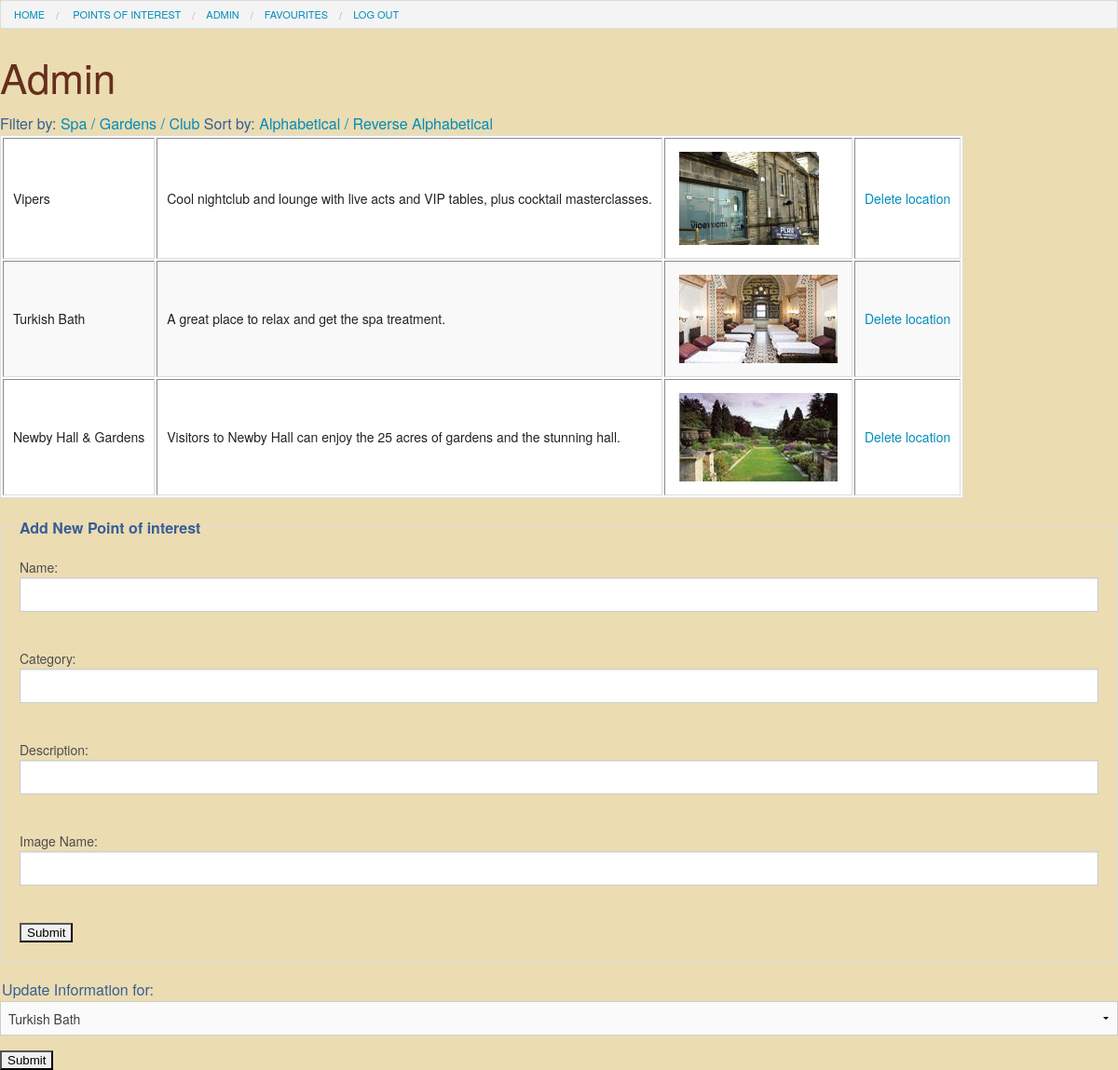
Screenshot of /admin.php?sort=alpharev (signed in) with the database file from the repository.
### admin.php (the view, shortened to what this page needs)
<link rel="stylesheet" href="css/foundation.css" />
<link rel="stylesheet" href="css/main.css" />
<?php
include 'init.php';
if ($_SESSION['admin']==1){
echo "<h1>Admin</h1>";
echo " Filter by:";
?>
<a href="admin.php?cat=Spa"> Spa</a>
<a href="admin.php?cat=Gardens"> / Gardens</a>
<a href="admin.php?cat=Club"> / Club</a>
<?php echo " Sort by:"; ?>
<a href="admin.php?sort=alpha"> Alphabetical</a>
<a href="admin.php?sort=alpharev"> / Reverse Alphabetical</a>
<?php
if ($_GET['sort']== 'alpharev'){
    $query= "SELECT * FROM `Points of Interest` ORDER BY Name DESC";
} else if ($_GET['sort']== 'alpha'){
    $query= "SELECT * FROM `Points of Interest` ORDER BY Name ASC";
}
$result =mysqli_query($connection, $query);
echo "<br> <table id='myTable' border='2'><thead></thead>";
echo "<tbody>";
while ($row = mysqli_fetch_assoc($result)){
    echo "<tr></td><td>$row[Name]</td>";
    echo "<td>$row[Description]</td>";
    echo '<td><img src="/Assignment2/images/'.$row['ImageName'] . '"  />';
    echo '<td><a href= "deleteloc.php?id='.$row[poiID].'">Delete location</a></td></tr>';
}
echo "</tbody> </table>";
include 'newpoi.php';
include 'updatelocation.php';
} else {
	header('location:ISDwk9.php');
}
?>

### css/main.css (style rules this page uses)
img { padding: 5px; border: 10px; }
h1 { color: #662e1c; }

### rows the page displays
points of interest: Name "Vipers", Description "Cool nightclub and lounge with live acts and VIP tables, plus cocktail masterclasses.", ImageName (picture)
points of interest: Name "Turkish Bath", Description "A great place to relax and get the spa treatment.", ImageName (picture)
points of interest: Name "Newby Hall & Gardens", Description "Visitors to Newby Hall can enjoy the 25 acres of gardens and the stunning hall.", ImageName (picture)

### other values shown
form field id "Turkish Bath"
